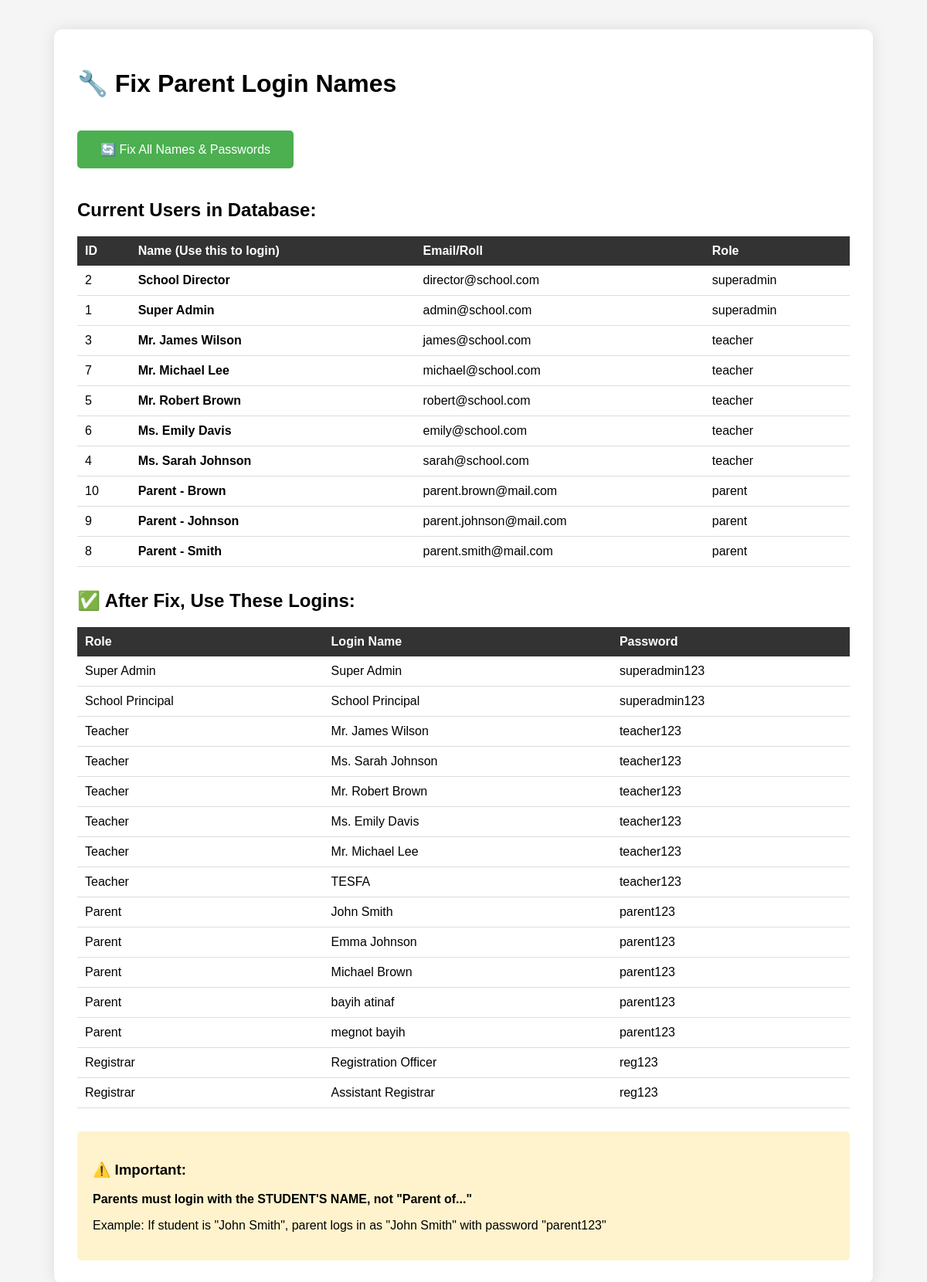
Screenshot of /fix_login.php with the database file from the repository.
### tables this page shows
CREATE TABLE `users` (
  `id` int(11) NOT NULL AUTO_INCREMENT,
  `name` varchar(100) NOT NULL,
  `email` varchar(100) NOT NULL,
  `password` varchar(255) NOT NULL,
  `role` enum('superadmin','teacher','parent','registration') NOT NULL,
  `status` enum('active','inactive') DEFAULT 'active',
  `dark_mode` tinyint(1) DEFAULT 0,
  `lang` varchar(5) DEFAULT 'en',
  `created_at` timestamp NOT NULL DEFAULT current_timestamp(),
  `last_login` timestamp NULL DEFAULT NULL,
  PRIMARY KEY (`id`),
  UNIQUE KEY `email` (`email`)
);

### fix_login.php (the view, shortened to what this page needs)
<?php
try {
    $pdo = new PDO("mysql:host=localhost;dbname=school_management;charset=utf8mb4", "root", "");
    $pdo->setAttribute(PDO::ATTR_ERRMODE, PDO::ERRMODE_EXCEPTION);
} catch(Exception $e) {
    die("Database error: " . $e->getMessage());
}
$users = $pdo->query("SELECT id, name, email, role FROM users ORDER BY role, name")->fetchAll();
?>
<!DOCTYPE html>
<html>
<head>
</head>
<body>
    <div class="container">
        <h1>🔧 Fix Parent Login Names</h1>
        <form method="POST">
            <button type="submit" name="fix_names" class="btn" onclick="return confirm('This will update parent names and reset all passwords. Continue?')">
                🔄 Fix All Names & Passwords
            </button>
        </form>
        <h2>Current Users in Database:</h2>
        <table>
            <tr>
                <th>ID</th>
                <th>Name (Use this to login)</th>
                <th>Email/Roll</th>
                <th>Role</th>
            </tr>
            <?php foreach ($users as $user): ?>
            <tr>
                <td><?php echo $user['id']; ?></td>
                <td><strong><?php echo htmlspecialchars($user['name']); ?></strong></td>
                <td><?php echo htmlspecialchars($user['email']); ?></td>
                <td><?php echo $user['role']; ?></td>
            </tr>
            <?php endforeach; ?>
        </table>
        <h2 style="margin-top: 30px;">✅ After Fix, Use These Logins:</h2>
        <table>
            <tr>
                <th>Role</th>
                <th>Login Name</th>
                <th>Password</th>
            </tr>
            <tr><td>Super Admin</td><td>Super Admin</td><td>superadmin123</td></tr>
            <tr><td>School Principal</td><td>School Principal</td><td>superadmin123</td></tr>
            <tr><td>Teacher</td><td>Mr. James Wilson</td><td>teacher123</td></tr>
            <tr><td>Teacher</td><td>Ms. Sarah Johnson</td><td>teacher123</td></tr>
            <tr><td>Teacher</td><td>Mr. Robert Brown</td><td>teacher123</td></tr>
            <tr><td>Teacher</td><td>Ms. Emily Davis</td><td>teacher123</td></tr>
            <tr><td>Teacher</td><td>Mr. Michael Lee</td><td>teacher123</td></tr>
            <tr><td>Teacher</td><td>TESFA</td><td>teacher123</td></tr>
            <tr><td>Parent</td><td>John Smith</td><td>parent123</td></tr>
            <tr><td>Parent</td><td>Emma Johnson</td><td>parent123</td></tr>
            <tr><td>Parent</td><td>Michael Brown</td><td>parent123</td></tr>
            <tr><td>Parent</td><td>bayih atinaf</td><td>parent123</td></tr>
            <tr><td>Parent</td><td>megnot bayih</td><td>parent123</td></tr>
            <tr><td>Registrar</td><td>Registration Officer</td><td>reg123</td></tr>
            <tr><td>Registrar</td><td>Assistant Registrar</td><td>reg123</td></tr>
        </table>
        <div style="background: #fff3cd; padding: 20px; border-radius: 5px; margin-top: 30px;">
            <h3>⚠️ Important:</h3>
            <p><strong>Parents must login with the STUDENT'S NAME, not "Parent of..."</strong></p>
            <p>Example: If student is "John Smith", parent logs in as "John Smith" with password "parent123"</p>
        </div>
    </div>
</body>
</html>

### fix_login.php (style rules this page uses)
body { font-family: Arial; padding: 30px; background: #f5f5f5; }
.container { max-width: 1000px; margin: 0 auto; background: white; padding: 30px; border-radius: 10px; box-shadow: 0 0 20px rgba(0,0,0,0.1); }
.btn { background: #4CAF50; color: white; padding: 15px 30px; border: none; border-radius: 5px; font-size: 16px; cursor: pointer; margin: 20px 0; }
table { width: 100%; border-collapse: collapse; margin-top: 20px; }
th { background: #333; color: white; padding: 10px; text-align: left; }
td { padding: 10px; border-bottom: 1px solid #ddd; }

### rows the page displays
users: id "2", name "School Director", email "director@school.com", role "superadmin"
users: id "1", name "Super Admin", email "admin@school.com", role "superadmin"
users: id "3", name "Mr. James Wilson", email "james@school.com", role "teacher"
users: id "7", name "Mr. Michael Lee", email "michael@school.com", role "teacher"
users: id "5", name "Mr. Robert Brown", email "robert@school.com", role "teacher"
users: id "6", name "Ms. Emily Davis", email "emily@school.com", role "teacher"
users: id "4", name "Ms. Sarah Johnson", email "sarah@school.com", role "teacher"
users: id "10", name "Parent - Brown", email "parent.brown@mail.com", role "parent"
users: id "9", name "Parent - Johnson", email "parent.johnson@mail.com", role "parent"
users: id "8", name "Parent - Smith", email "parent.smith@mail.com", role "parent"
